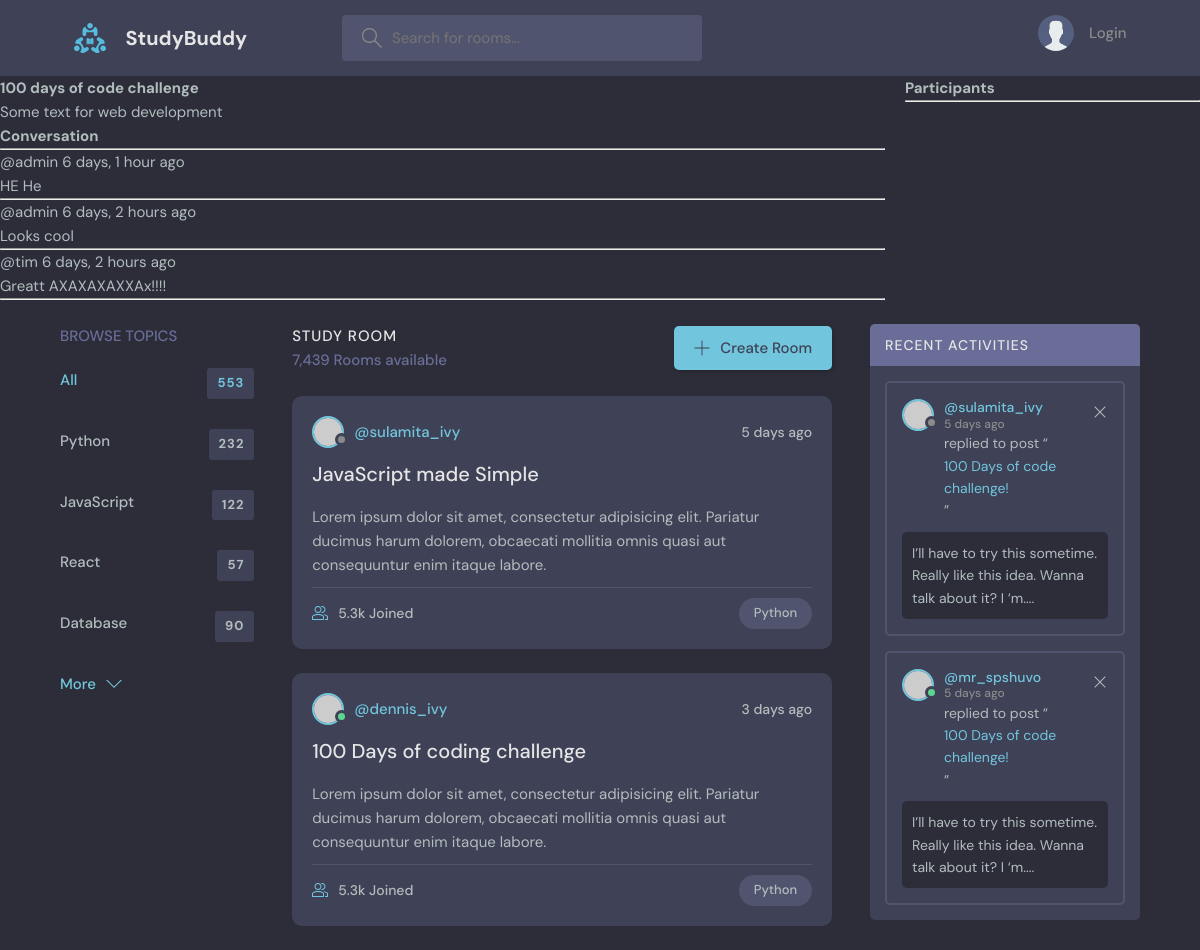
The app's page /room/2 with its own data.
### base/models.py (models this page shows, shortened)
class Room(models.Model):
    host = models.ForeignKey(User,on_delete=models.SET_NULL,null=True)
    topic =  models.ForeignKey(Topic,on_delete=models.SET_NULL,null=True)
    name = models.CharField( max_length=200)
    description = models.TextField(null=True,blank=True)
    participants=models.ManyToManyField(User, related_name='participants',blank=True)
    updated = models.DateTimeField(auto_now=True)
    created = models.DateTimeField(auto_now_add=True)
    class Meta:
        ordering = ['-updated','-created']

class Message(models.Model):
    user = models.ForeignKey(User,on_delete=models.CASCADE)
    room = models.ForeignKey(Room,on_delete=models.CASCADE)
    body = models.TextField()
    updated = models.DateTimeField(auto_now=True)
    created = models.DateTimeField(auto_now_add=True)
    class Meta:
        ordering = ['-updated','-created']

### base/views.py (the view, shortened to what this page needs)
# urls.py: path('room/<str:pk>', views.room, name='room'),
def room(request,pk):
    room = Room.objects.get(pk=pk)
    room_messages = room.message_set.all()
    context = {'room':room , 'room_messages':room_messages}
    return render(request, 'base/room.html' ,context)

### base/templates/base/room.html (shortened to what this page needs)
{% extends "main.html" %}
{% block content %}
<div class="room-container">
  <div>
    <b><h1>{{room.name}}</h1></b>
    <p>{{room.description}}</p>
    <div class="comment-wrapper">
      <h3>Conversation</h3>
      <hr />
      {% for message in room_messages %}
      <div>
        <small>@{{message.user}} {{message.created|timesince }} ago</small>
        <p>{{message.body}}</p>
        <hr />
      </div>
      {% endfor %}
    </div>
  </div>
  <div>
    <h3>Participants</h3>
    <hr>
  </div>
</div>
{% endblock content %}

### static/styles/style.css (style rules this page uses)
:root { --color-main: #71c6dd; --color-main-light: #e1f6fb; --color-dark: #3f4156; --color-dark-medium: #51546e; --color-dark-light: #696d97; --color-light: #e5e5e5; --color-gray: #8b8b8b; --color-light-gray: #b2bdbd; --color-bg: #2d2d39; --color-success: #5dd693; --color-error: #fc4b0b; }
* { font-family: "DM Sans", -apple-system, BlinkMacSystemFont, "Segoe UI", Roboto, Oxygen, Ubuntu, Cantarell, "Open Sans", "Helvetica Neue", sans-serif; margin: 0; padding: 0; box-sizing: border-box; text-rendering: optimizeLegibility; font-size: inherit; }
html { font-size: 56.25%; }
@media only screen and (min-width: 1200px) { html { font-size: 62.5%; } }
body { line-height: 1.6; font-weight: 400; font-size: 1.5rem; color: var(--color-light-gray); background-color: var(--color-bg); min-height: 100vh; }

### base/templates/base/room.html (style rules this page uses)
.room-container { display:grid; grid-template-columns: 3fr 1fr; gap: 20px; }

### records on screen
Room: name "100 days of code challenge", description "Some text for web development"
Message: user "admin", created "6 days, 1 hour", body "HE He"
Message: user "admin", created "6 days, 2 hours", body "Looks cool"
Message: user "tim", created "6 days, 2 hours", body "Greatt AXAXAXAXXAx!!!!"
